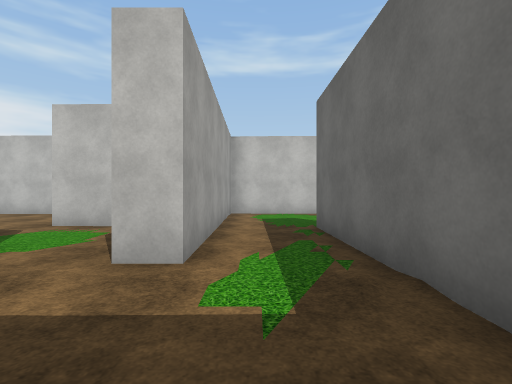
View 1 (above)

20 first-person views from a walk through a 3-D level made in the Unity game engine. The camera is 1.4 m above the floor, looks level and sees 85° across. The floor is counted in squares, 2 m on a side. Each view is taken from the middle of a square. On the plan, view 1 faces up. The plan holds only what a view shows up to about 9 squares ahead; the rest is blank. The place goes on beyond the plan. The player is left out. Some animated figures are not drawn. Some surface patterns are stand-ins.

View 2
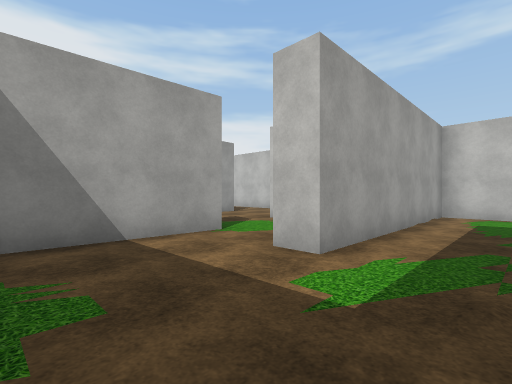

View 3
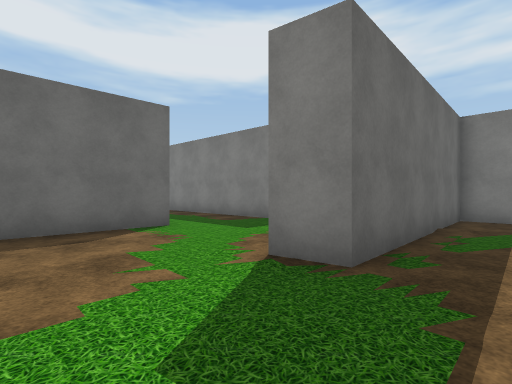

View 4
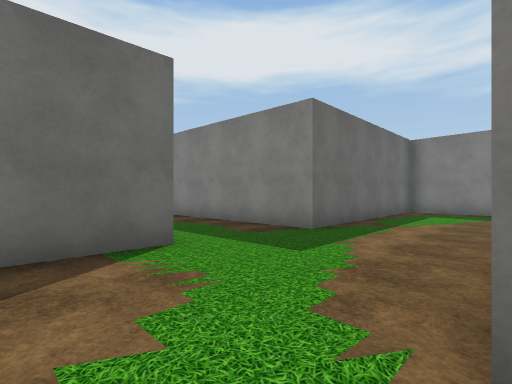

View 5
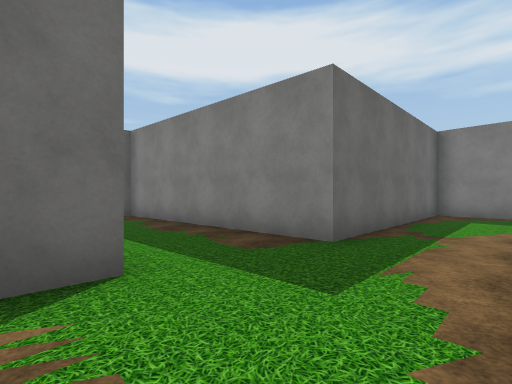

View 6
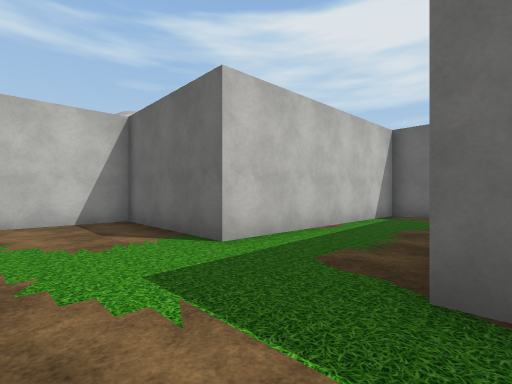

View 7
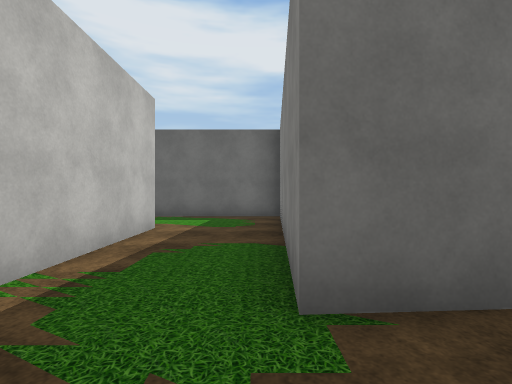

View 8
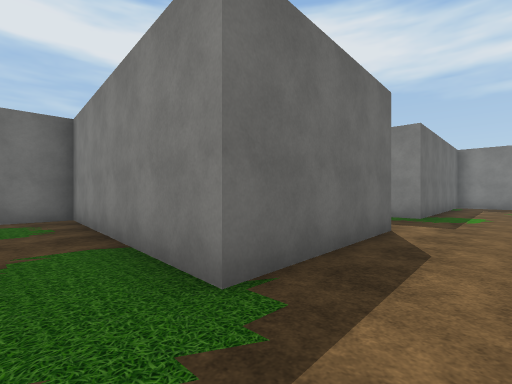

View 9
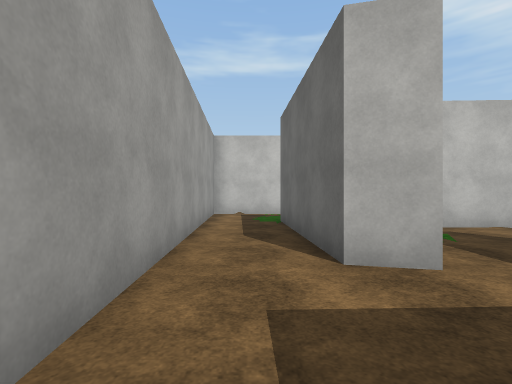

View 10
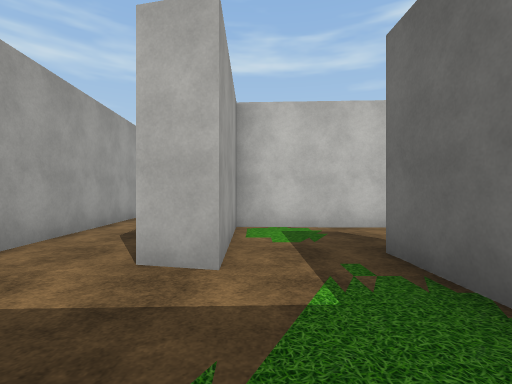

View 11
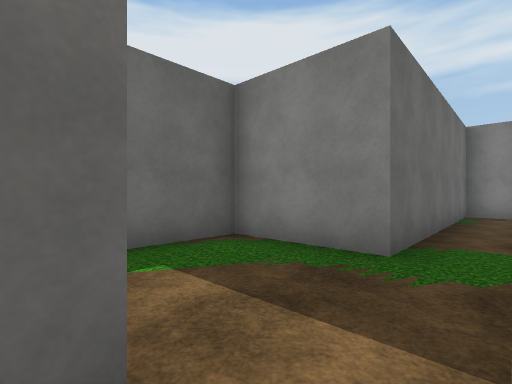

View 12
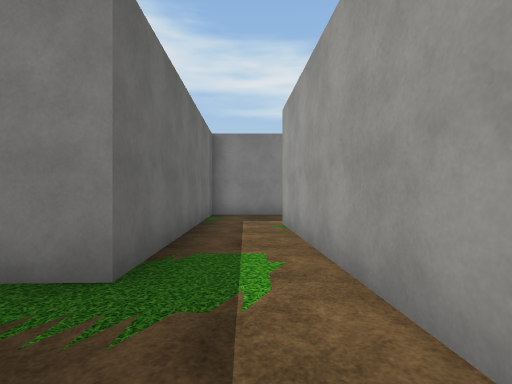

View 13
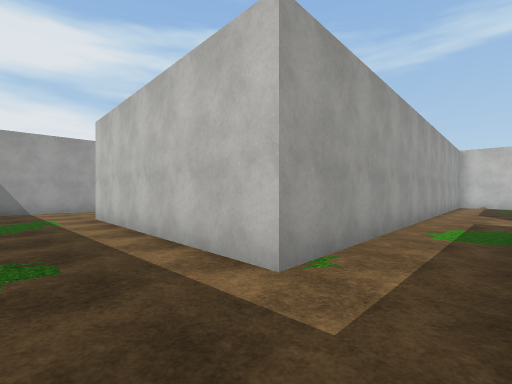

View 14
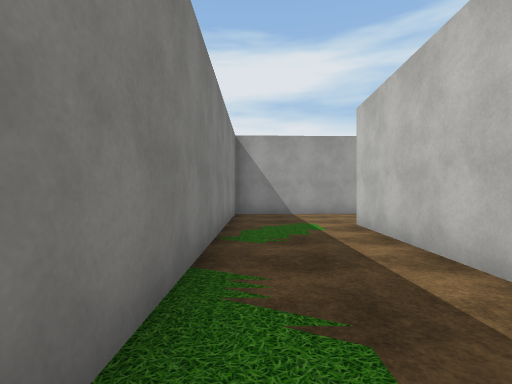

View 15
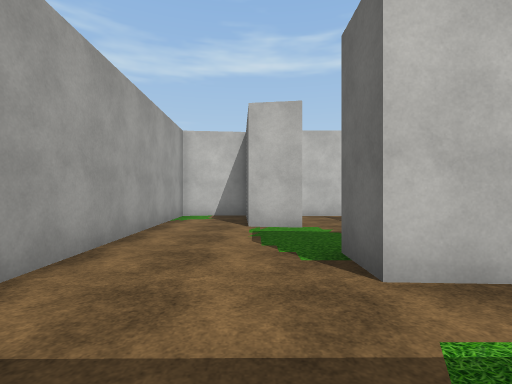

View 16
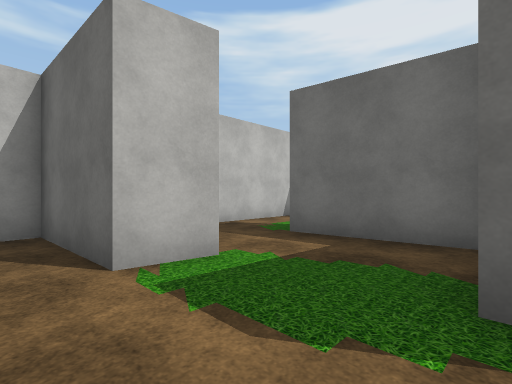

View 17
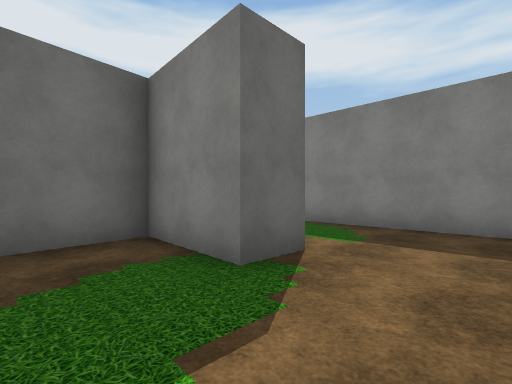

View 18
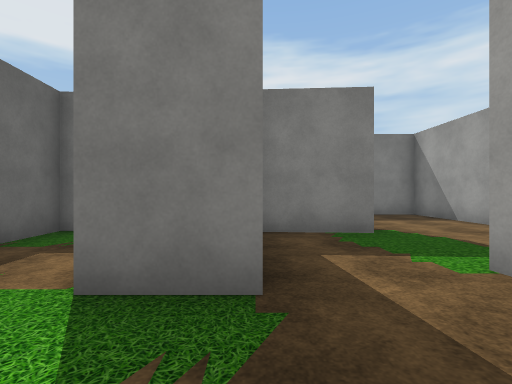

View 19
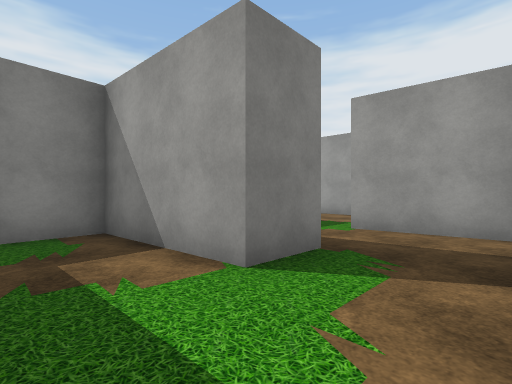

View 20
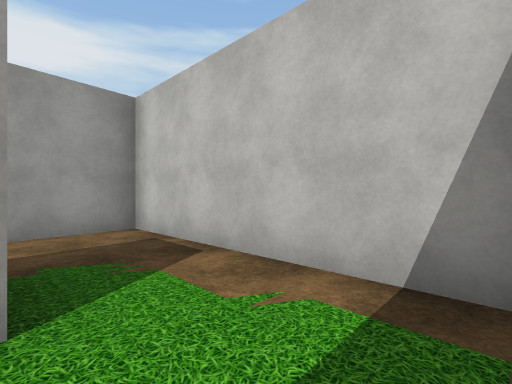

### Floor plan
Ten units are one square. View 1 is at (0, 0); x grows to the right and y downward. Boxes are objects, and circles mark ways between rooms. Rooms are numbered by the first view taken in them; rooms with no view inside come last. Other rooms are left out.
<svg viewBox="-125 -95 246 267">
<path fill="none" stroke="#000" d="M25 10 -33 11 -30 75M3 2 13 2 12 -55 21 -57M-32 -33 -32 -2M-12 73 -14 33 51 37 50 -25 114 -28 116 -49 54 -51 56 -89 -8 -90 -7 -27 -15 -27M-91 105 -101 104M-120 105 -119 167 -6 166 -10 102 14 101 14 67M-30 75 -26 141 -90 138 -90 128 -67 129 -70 99M-3 75 -12 73M-70 99 -58 99M-55 78 -94 79 -91 105M-58 99 -55 131 -35 130 -35 117M-41 78 -55 78M31 45 -4 44 -3 75M-29 -57 -43 -57"/>
<circle cx="-20" cy="70" r="3" fill="#2a7"/>
<circle cx="-25" cy="-30" r="3" fill="#2a7"/>
<circle cx="-85" cy="100" r="3" fill="#2a7"/>
<circle cx="5" cy="70" r="3" fill="#2a7"/>
<circle cx="-65" cy="85" r="3" fill="#2a7"/>
<text x="30" y="-20">1</text>
<text x="-70" y="120">2</text>
<text x="-80" y="90">3</text>
<text x="-50" y="100">4</text>
<text x="10" y="60">5</text>
<text x="-30" y="-50">6</text>
</svg>
Room 1 opens to room 2. Room 1 opens to room 6. Room 2 opens to room 3. Room 2 opens to room 5. Room 3 opens to room 4.

Where each view was taken, in squares from view 1:
view 1: 0 up, 0 right, facing up
view 2: 0 up, 1 right, facing up-left
view 3: 8 up, 0 right, facing down-right
view 4: 7 up, 2 right, facing down-right
view 5: 6 up, 3 right, facing down-right
view 6: 2 up, 3 right, facing up-right
view 7: 3 down, 3 left, facing right
view 8: 2 down, 3 left, facing down-right
view 9: 10 down, 2 left, facing up
view 10: 10 down, 0 right, facing up
view 11: 7 down, 2 left, facing down-right
view 12: 8 down, 2 left, facing down
view 13: 16 down, 1 left, facing up-left
view 14: 16 down, 3 left, facing left
view 15: 16 down, 10 left, facing up
view 16: 13 down, 11 left, facing up-right
view 17: 11 down, 11 left, facing down-right
view 18: 8 down, 7 left, facing down
view 19: 8 down, 4 left, facing down-left
view 20: 10 down, 4 left, facing up-left
